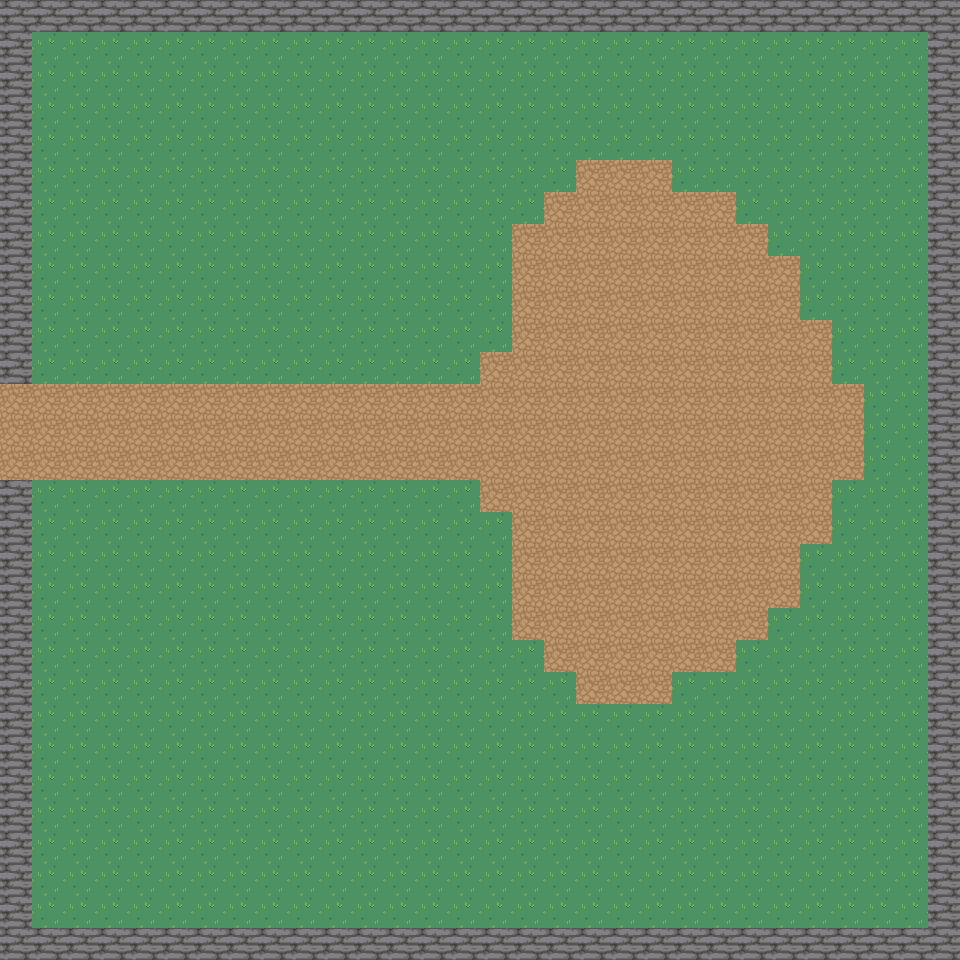

A level layout from a 2D game, rendered from its tile map. Below: a short description, then the map file with its tile-grid data intact:
An orthogonal 30x30 tile map with 32x32 px tiles, 2 tile layers (Fond, Deco) and 7 objects (5x collision, player_map1, Map).

<map version="1.10" tiledversion="1.11.0" orientation="orthogonal" renderorder="right-down" width="30" height="30" tilewidth="32" tileheight="32" infinite="0" nextlayerid="4" nextobjectid="18">
 <tileset firstgid="1" source="nature.tsx" />
 <layer id="1" name="Fond" width="30" height="30">
  <data encoding="csv">
82,82,82,82,82,82,82,82,82,82,82,82,82,82,82,82,82,82,82,82,82,82,82,82,0,0,0,0,0,0,
82,82,82,82,82,82,82,82,82,82,82,82,82,82,82,82,82,82,82,82,82,82,82,82,82,82,82,82,82,0,
82,82,82,82,82,82,82,82,82,82,82,82,82,82,82,82,82,82,82,82,82,82,82,82,82,82,82,82,82,0,
82,82,82,82,82,82,82,82,82,82,82,82,82,82,82,82,82,82,82,82,82,82,82,82,82,82,82,82,82,0,
82,82,82,82,82,82,82,82,82,82,82,82,82,82,82,82,82,82,87,87,87,87,82,82,82,82,82,82,82,0,
82,82,82,82,82,82,82,82,82,82,82,82,82,82,82,82,82,87,43,43,43,87,87,82,82,82,82,82,82,0,
82,82,82,82,82,82,82,82,82,82,82,82,82,82,82,82,87,43,43,43,43,43,43,87,82,82,82,82,82,0,
82,82,82,82,82,82,82,82,82,82,82,82,82,82,82,82,43,43,43,43,43,43,43,43,87,82,82,82,82,0,
82,82,82,82,82,82,82,82,82,82,82,82,82,82,82,82,43,43,43,43,43,43,43,43,43,82,82,82,82,0,
82,82,82,82,82,82,82,82,82,82,82,82,82,82,82,82,43,43,43,43,43,43,43,43,43,87,82,82,82,0,
82,82,82,82,82,82,82,82,82,82,82,82,82,82,82,82,43,43,43,43,43,43,43,43,43,43,82,82,82,0,
82,82,82,82,82,82,82,82,82,82,82,82,82,82,82,43,43,43,43,43,43,43,43,43,43,43,82,82,82,0,
43,43,43,43,43,43,43,43,43,43,43,43,43,43,43,43,43,43,43,43,43,43,43,43,43,43,43,82,82,0,
43,43,43,43,43,43,43,43,43,43,43,43,43,43,43,43,43,43,43,43,43,43,43,43,43,43,43,82,82,0,
43,43,43,43,43,43,43,43,43,43,43,43,43,43,43,43,43,43,43,43,43,43,43,43,43,43,43,82,82,0,
82,82,82,82,82,82,82,82,82,82,82,82,82,82,82,43,43,43,43,43,43,43,43,43,43,43,82,82,82,0,
82,82,82,82,82,82,82,82,82,82,82,82,82,82,82,82,43,43,43,43,43,43,43,43,43,43,82,82,82,0,
82,82,82,82,82,82,82,82,82,82,82,82,82,82,82,82,43,43,43,43,43,43,43,43,43,82,82,82,82,0,
82,82,82,82,82,82,82,82,82,82,82,82,82,82,82,82,43,43,43,43,43,43,43,43,43,82,82,82,82,0,
82,82,82,82,82,82,82,82,82,82,82,82,82,82,82,82,43,43,43,43,43,43,43,43,82,82,82,82,82,0,
82,82,82,82,82,82,82,82,82,82,82,82,82,82,82,82,82,43,43,43,43,43,43,82,82,82,82,82,82,0,
82,82,82,82,82,82,82,82,82,82,82,82,82,82,82,82,82,82,43,43,43,82,82,82,82,82,82,82,82,0,
82,82,82,82,82,82,82,82,82,82,82,82,82,82,82,82,82,82,82,82,82,82,82,82,82,82,82,82,82,0,
82,82,82,82,82,82,82,82,82,82,82,82,82,82,82,82,82,82,82,82,82,82,82,82,82,82,82,82,82,0,
82,82,82,82,82,82,82,82,82,82,82,82,82,82,82,82,82,82,82,82,82,82,82,82,82,82,82,82,82,0,
82,82,82,82,82,82,82,82,82,82,82,82,82,82,82,82,82,82,82,82,82,82,82,82,82,82,82,82,82,0,
82,82,82,82,82,82,82,82,82,82,82,82,82,82,82,82,82,82,82,82,82,82,82,82,82,82,82,82,82,0,
82,82,82,82,82,82,82,82,82,82,82,82,82,82,82,82,82,82,82,82,82,82,82,82,82,82,82,82,82,0,
82,82,82,82,82,82,82,82,82,82,82,82,82,82,82,82,82,82,82,82,82,82,82,82,82,82,82,82,82,0,
82,82,82,82,82,82,82,82,82,82,82,82,82,82,82,82,82,82,82,82,82,82,82,82,0,0,0,0,0,0
</data>
 </layer>
 <layer id="3" name="Deco" width="30" height="30">
  <data encoding="csv">
44,44,44,44,44,44,44,44,44,44,44,44,44,44,44,44,44,44,44,44,44,44,44,44,44,44,44,44,44,44,
44,0,0,0,0,0,0,0,0,0,0,0,0,0,0,0,0,0,0,0,0,0,0,0,0,0,0,0,0,44,
44,0,0,0,0,0,0,0,0,0,0,0,0,0,0,0,0,0,0,0,0,0,0,0,0,0,0,0,0,44,
44,0,0,0,0,0,0,0,0,0,0,0,0,0,0,0,0,0,0,0,0,0,0,0,0,0,0,0,0,44,
44,0,0,0,0,0,0,0,0,0,0,0,0,0,0,0,0,0,0,0,0,0,0,0,0,0,0,0,0,44,
44,0,0,0,0,0,0,0,0,0,0,0,0,0,0,0,0,0,0,0,0,0,0,0,0,0,0,0,0,44,
44,0,0,0,0,0,0,0,0,0,0,0,0,0,0,0,0,0,0,0,0,0,0,0,0,0,0,0,0,44,
44,0,0,0,0,0,0,0,0,0,0,0,0,0,0,0,0,0,0,0,0,0,0,0,0,0,0,0,0,44,
44,0,0,0,0,0,0,0,0,0,0,0,0,0,0,0,0,0,0,0,0,0,0,0,0,0,0,0,0,44,
44,0,0,0,0,0,0,0,0,0,0,0,0,0,0,0,0,0,0,0,0,0,0,0,0,0,0,0,0,44,
44,0,0,0,0,0,0,0,0,0,0,0,0,0,0,0,0,0,0,0,0,0,0,0,0,0,0,0,0,44,
44,0,0,0,0,0,0,0,0,0,0,0,0,0,0,0,0,0,0,0,0,0,0,0,0,0,0,0,0,44,
0,0,0,0,0,0,0,0,0,0,0,0,0,0,0,0,0,0,0,0,0,0,0,0,0,0,0,0,0,44,
0,0,0,0,0,0,0,0,0,0,0,0,0,0,0,0,0,0,0,0,0,0,0,0,0,0,0,0,0,44,
0,0,0,0,0,0,0,0,0,0,0,0,0,0,0,0,0,0,0,0,0,0,0,0,0,0,0,0,0,44,
44,0,0,0,0,0,0,0,0,0,0,0,0,0,0,0,0,0,0,0,0,0,0,0,0,0,0,0,0,44,
44,0,0,0,0,0,0,0,0,0,0,0,0,0,0,0,0,0,0,0,0,0,0,0,0,0,0,0,0,44,
44,0,0,0,0,0,0,0,0,0,0,0,0,0,0,0,0,0,0,0,0,0,0,0,0,0,0,0,0,44,
44,0,0,0,0,0,0,0,0,0,0,0,0,0,0,0,0,0,0,0,0,0,0,0,0,0,0,0,0,44,
44,0,0,0,0,0,0,0,0,0,0,0,0,0,0,0,0,0,0,0,0,0,0,0,0,0,0,0,0,44,
44,0,0,0,0,0,0,0,0,0,0,0,0,0,0,0,0,0,0,0,0,0,0,0,0,0,0,0,0,44,
44,0,0,0,0,0,0,0,0,0,0,0,0,0,0,0,0,0,0,0,0,0,0,0,0,0,0,0,0,44,
44,0,0,0,0,0,0,0,0,0,0,0,0,0,0,0,0,0,0,0,0,0,0,0,0,0,0,0,0,44,
44,0,0,0,0,0,0,0,0,0,0,0,0,0,0,0,0,0,0,0,0,0,0,0,0,0,0,0,0,44,
44,0,0,0,0,0,0,0,0,0,0,0,0,0,0,0,0,0,0,0,0,0,0,0,0,0,0,0,0,44,
44,0,0,0,0,0,0,0,0,0,0,0,0,0,0,0,0,0,0,0,0,0,0,0,0,0,0,0,0,44,
44,0,0,0,0,0,0,0,0,0,0,0,0,0,0,0,0,0,0,0,0,0,0,0,0,0,0,0,0,44,
44,0,0,0,0,0,0,0,0,0,0,0,0,0,0,0,0,0,0,0,0,0,0,0,0,0,0,0,0,44,
44,0,0,0,0,0,0,0,0,0,0,0,0,0,0,0,0,0,0,0,0,0,0,0,0,0,0,0,0,44,
44,44,44,44,44,44,44,44,44,44,44,44,44,44,44,44,44,44,44,44,44,44,44,44,44,44,44,44,44,44
</data>
 </layer>
 <objectgroup id="2" name="Object">
  <object id="1" name="player_map1" x="80" y="425">
   <point />
  </object>
  <object id="2" type="collision" x="-1" y="0" width="961" height="30" />
  <object id="3" type="collision" x="928" y="5" width="32" height="954" />
  <object id="4" type="collision" x="1" y="926" width="958" height="35" />
  <object id="5" type="collision" x="1" y="481" width="32" height="479" />
  <object id="6" type="collision" x="-1" y="-1" width="31" height="382" />
  <object id="10" name="map1" type="Map" x="-1" y="382" width="17" height="101" />
 </objectgroup>
</map>
